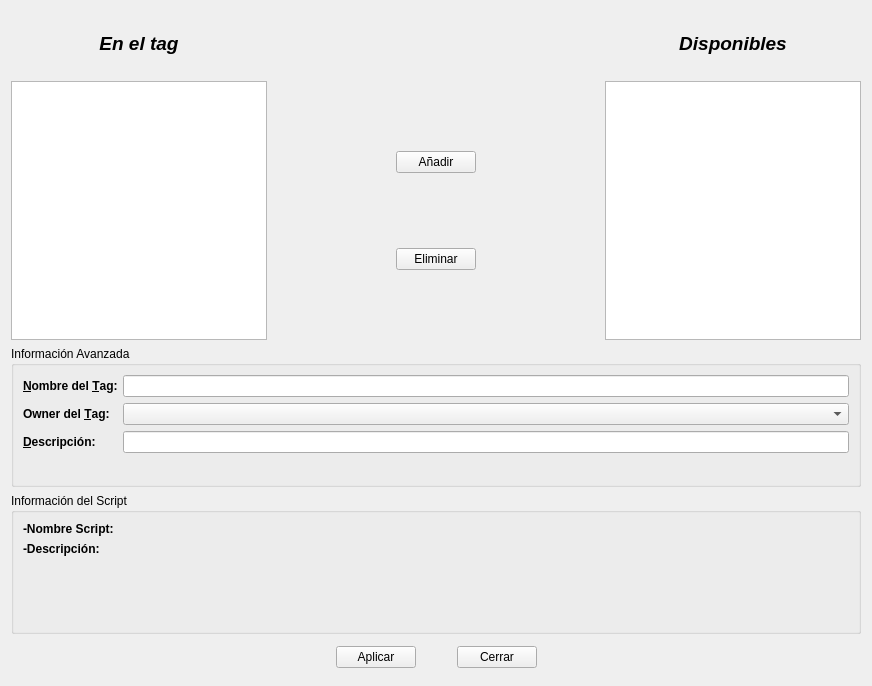
<?xml version="1.0" encoding="UTF-8"?>
<ui version="4.0">
 <class>Form</class>
 <widget class="QWidget" name="Form">
  <property name="geometry">
   <rect>
    <x>0</x>
    <y>0</y>
    <width>872</width>
    <height>686</height>
   </rect>
  </property>
  <property name="windowTitle">
   <string>Gestionar Tag</string>
  </property>
  <layout class="QVBoxLayout" name="verticalLayout_2">
   <item>
    <layout class="QGridLayout" name="gridLayout">
     <item row="0" column="4">
      <widget class="QLabel" name="label_4">
       <property name="font">
        <font>
         <pointsize>14</pointsize>
         <weight>75</weight>
         <italic>true</italic>
         <bold>true</bold>
        </font>
       </property>
       <property name="text">
        <string>Disponibles</string>
       </property>
       <property name="alignment">
        <set>Qt::AlignCenter</set>
       </property>
      </widget>
     </item>
     <item row="3" column="1">
      <spacer name="horizontalSpacer">
       <property name="orientation">
        <enum>Qt::Horizontal</enum>
       </property>
       <property name="sizeHint" stdset="0">
        <size>
         <width>40</width>
         <height>20</height>
        </size>
       </property>
      </spacer>
     </item>
     <item row="3" column="3">
      <spacer name="horizontalSpacer_2">
       <property name="orientation">
        <enum>Qt::Horizontal</enum>
       </property>
       <property name="sizeHint" stdset="0">
        <size>
         <width>40</width>
         <height>20</height>
        </size>
       </property>
      </spacer>
     </item>
     <item row="1" column="0" rowspan="5">
      <widget class="QListWidget" name="listEnElTag">
       <property name="toolTip">
        <string>Scripts dentro del Tag</string>
       </property>
       <property name="whatsThis">
        <string>Contiene los Scripts que están o estarán contenidos en le Tag. Si el Tag es nuevo, ésta lista vendrá por defecto vacía.</string>
       </property>
      </widget>
     </item>
     <item row="1" column="4" rowspan="5">
      <widget class="QListWidget" name="listDisponibles">
       <property name="toolTip">
        <string>Scripts disponibles para el Tag</string>
       </property>
       <property name="whatsThis">
        <string>Contiene los scripts disponibles para el Tag actual. Tanto si es para modificar uno como para crearlo. Desplazar éstos scripts al lado izquierdo para incluirlos en el Tag.</string>
       </property>
      </widget>
     </item>
     <item row="0" column="0">
      <widget class="QLabel" name="label_3">
       <property name="font">
        <font>
         <pointsize>14</pointsize>
         <weight>75</weight>
         <italic>true</italic>
         <bold>true</bold>
         <underline>false</underline>
         <strikeout>false</strikeout>
        </font>
       </property>
       <property name="text">
        <string>En el tag</string>
       </property>
       <property name="alignment">
        <set>Qt::AlignCenter</set>
       </property>
      </widget>
     </item>
     <item row="4" column="2">
      <widget class="QPushButton" name="bEliminar">
       <property name="toolTip">
        <string>Eliminar un Script del Tag.</string>
       </property>
       <property name="text">
        <string>Eliminar</string>
       </property>
       <property name="icon">
        <iconset>
         <normaloff>plasma-next-icons/Breeze/actions/toolbar/arrow-right.svg</normaloff>plasma-next-icons/Breeze/actions/toolbar/arrow-right.svg</iconset>
       </property>
      </widget>
     </item>
     <item row="2" column="2">
      <widget class="QPushButton" name="bAnadir">
       <property name="toolTip">
        <string>Añadir un Script al Tag</string>
       </property>
       <property name="text">
        <string>Añadir</string>
       </property>
       <property name="icon">
        <iconset>
         <normaloff>plasma-next-icons/Breeze/actions/toolbar/arrow-left.svg</normaloff>plasma-next-icons/Breeze/actions/toolbar/arrow-left.svg</iconset>
       </property>
      </widget>
     </item>
    </layout>
   </item>
   <item>
    <layout class="QVBoxLayout" name="verticalLayout">
     <item>
      <widget class="QGroupBox" name="groupBox">
       <property name="title">
        <string>Información Avanzada</string>
       </property>
       <layout class="QFormLayout" name="formLayout">
        <item row="0" column="0">
         <widget class="QLabel" name="label_5">
          <property name="font">
           <font>
            <weight>75</weight>
            <bold>true</bold>
           </font>
          </property>
          <property name="text">
           <string>&amp;Nombre del &amp;Tag:</string>
          </property>
          <property name="buddy">
           <cstring>lNombreTag</cstring>
          </property>
         </widget>
        </item>
        <item row="0" column="1">
         <widget class="QLineEdit" name="lNombreTag">
          <property name="toolTip">
           <string>Nombre del Tag a Introducir</string>
          </property>
          <property name="maxLength">
           <number>20</number>
          </property>
         </widget>
        </item>
        <item row="1" column="0">
         <widget class="QLabel" name="label_7">
          <property name="font">
           <font>
            <weight>75</weight>
            <bold>true</bold>
           </font>
          </property>
          <property name="text">
           <string>Owner del &amp;Tag:</string>
          </property>
          <property name="buddy">
           <cstring>cOwner</cstring>
          </property>
         </widget>
        </item>
        <item row="2" column="0">
         <widget class="QLabel" name="label">
          <property name="font">
           <font>
            <weight>75</weight>
            <bold>true</bold>
           </font>
          </property>
          <property name="text">
           <string>&amp;Descripción:</string>
          </property>
          <property name="buddy">
           <cstring>lDescripcion</cstring>
          </property>
         </widget>
        </item>
        <item row="2" column="1">
         <widget class="QLineEdit" name="lDescripcion">
          <property name="toolTip">
           <string>Descripción del Tag a introducir</string>
          </property>
          <property name="maxLength">
           <number>150</number>
          </property>
         </widget>
        </item>
        <item row="1" column="1">
         <widget class="QComboBox" name="cOwner">
          <property name="toolTip">
           <string>Propietario del Tag. Por defecto, es el usuario que lo ha creado.</string>
          </property>
         </widget>
        </item>
       </layout>
       <zorder>label_7</zorder>
       <zorder>label_5</zorder>
       <zorder>label</zorder>
       <zorder>lNombreTag</zorder>
       <zorder>lDescripcion</zorder>
       <zorder>cOwner</zorder>
      </widget>
     </item>
     <item>
      <widget class="QGroupBox" name="groupBox_2">
       <property name="title">
        <string>Información del Script</string>
       </property>
       <layout class="QFormLayout" name="formLayout_2">
        <item row="0" column="0">
         <widget class="QLabel" name="label_2">
          <property name="font">
           <font>
            <weight>75</weight>
            <bold>true</bold>
           </font>
          </property>
          <property name="text">
           <string>-Nombre Script:</string>
          </property>
         </widget>
        </item>
        <item row="0" column="1">
         <widget class="QLabel" name="lNombreScript">
          <property name="text">
           <string/>
          </property>
         </widget>
        </item>
        <item row="1" column="0">
         <widget class="QLabel" name="label_8">
          <property name="font">
           <font>
            <weight>75</weight>
            <bold>true</bold>
           </font>
          </property>
          <property name="text">
           <string>-Descripción:</string>
          </property>
         </widget>
        </item>
        <item row="1" column="1">
         <widget class="QLabel" name="lDescripcionScript">
          <property name="text">
           <string/>
          </property>
         </widget>
        </item>
       </layout>
      </widget>
     </item>
     <item>
      <layout class="QHBoxLayout" name="horizontalLayout">
       <item>
        <spacer name="horizontalSpacer_3">
         <property name="orientation">
          <enum>Qt::Horizontal</enum>
         </property>
         <property name="sizeHint" stdset="0">
          <size>
           <width>40</width>
           <height>20</height>
          </size>
         </property>
        </spacer>
       </item>
       <item>
        <widget class="QPushButton" name="bAplicar">
         <property name="text">
          <string>Aplicar</string>
         </property>
         <property name="icon">
          <iconset>
           <normaloff>plasma-next-icons/Breeze/actions/toolbar/dialog-ok-apply.svg</normaloff>plasma-next-icons/Breeze/actions/toolbar/dialog-ok-apply.svg</iconset>
         </property>
        </widget>
       </item>
       <item>
        <spacer name="horizontalSpacer_5">
         <property name="orientation">
          <enum>Qt::Horizontal</enum>
         </property>
         <property name="sizeType">
          <enum>QSizePolicy::Maximum</enum>
         </property>
         <property name="sizeHint" stdset="0">
          <size>
           <width>35</width>
           <height>35</height>
          </size>
         </property>
        </spacer>
       </item>
       <item>
        <widget class="QPushButton" name="bCerrar">
         <property name="text">
          <string>Cerrar</string>
         </property>
         <property name="icon">
          <iconset>
           <normaloff>plasma-next-icons/Breeze/actions/toolbar/window-close.svg</normaloff>plasma-next-icons/Breeze/actions/toolbar/window-close.svg</iconset>
         </property>
        </widget>
       </item>
       <item>
        <spacer name="horizontalSpacer_4">
         <property name="orientation">
          <enum>Qt::Horizontal</enum>
         </property>
         <property name="sizeHint" stdset="0">
          <size>
           <width>40</width>
           <height>20</height>
          </size>
         </property>
        </spacer>
       </item>
      </layout>
     </item>
    </layout>
   </item>
  </layout>
 </widget>
 <tabstops>
  <tabstop>listEnElTag</tabstop>
  <tabstop>listDisponibles</tabstop>
  <tabstop>bAnadir</tabstop>
  <tabstop>bEliminar</tabstop>
  <tabstop>lNombreTag</tabstop>
  <tabstop>lDescripcion</tabstop>
  <tabstop>bAplicar</tabstop>
  <tabstop>bCerrar</tabstop>
 </tabstops>
 <resources/>
 <connections/>
</ui>
